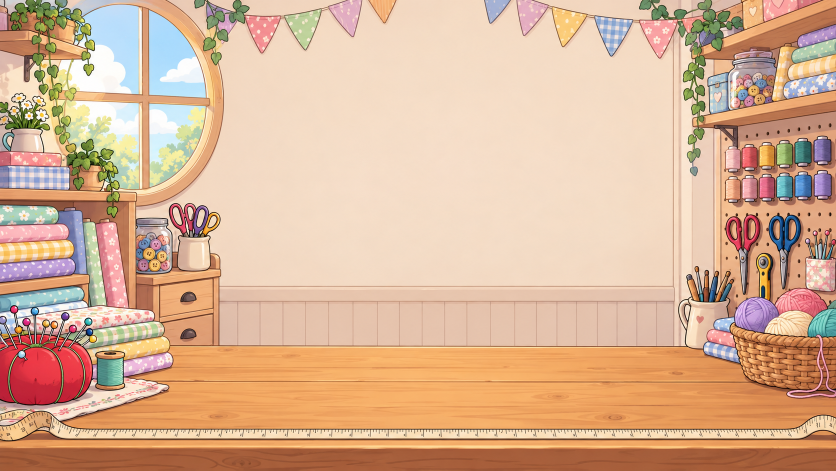
#> input picture party/reference/sources/oct28-plushie/workshop-native.webp, 1672 x 941 px (shown at 1/2 size); its folder holds 8 pictures in this run
$ python register-environment.py
#> lines starting #> are read from the running program, lines starting #| are printed output that depends on the picture
from pathlib import Path
from PIL import Image
import json,numpy as np
ROOT=Path(__file__).resolve().parents[3];SRC=Path(__file__).resolve().parent

def finish(name,key,out,geometry,notes):
 dest=ROOT/'assets/art'/f'{key}-v1.webp';out.save(dest,lossless=True,exact=True,method=6)
 p=ROOT/f'reference/pending/OCT28-PLUSHIE-{name}.json';d=json.loads(p.read_text());d.update(source=f'reference/sources/oct28-plushie/{name}-native.webp',runtime=str(dest.relative_to(ROOT)),nativeSize=Image.open(SRC/f'{name}-native.webp').size,outputSize=out.size,geometry=geometry,processing=notes,status='registered-awaiting-contact-review',decodedBytes=out.width*out.height*4);p.write_text(json.dumps(d,indent=2)+'\n');print(key,out.size,dest.stat().st_size)

def warp(im,w,h,xs,ys):
 out=Image.new('RGBA',(w,h))
 for (sx0,dx0),(sx1,dx1) in zip(xs,xs[1:]):
  for (sy0,dy0),(sy1,dy1) in zip(ys,ys[1:]):
   p=im.transform((dx1-dx0,dy1-dy0),Image.Transform.AFFINE,((sx1-sx0)/(dx1-dx0),0,sx0,0,(sy1-sy0)/(dy1-dy0),sy0),Image.Resampling.BICUBIC);out.paste(p,(dx0,dy0))
 return out
im=Image.open(SRC/'workshop-native.webp').convert('RGBA');xs=[(0,0),(im.width,1920)];ys=[(0,0),(695,780),(im.height,1080)];finish('workshop','bg/plushie-workshop',warp(im,1920,1080,xs,ys),dict(xCorrespondences=xs,yCorrespondences=ys,tableEdge=780),'Authored background resampled to exact output; measured table rear edge y695 maps to y780.')
#> after `xs = [(0, 0), (im.width, 1920)]`: xs = [(0, 0), (1672, 1920)]
#> after `ys = [(0, 0), (695, 780), (im.height, 1080)]`: ys = [(0, 0), (695, 780), (941, 1080)]
#> in warp, `out=Image.new('RGBA',(w,h))`: out: PIL image 1920x1080 RGBA; every value is 0
#> after the loop in warp, `for (sx0,dx0),(sx1,dx1) in zip(xs,xs[1:]):`:
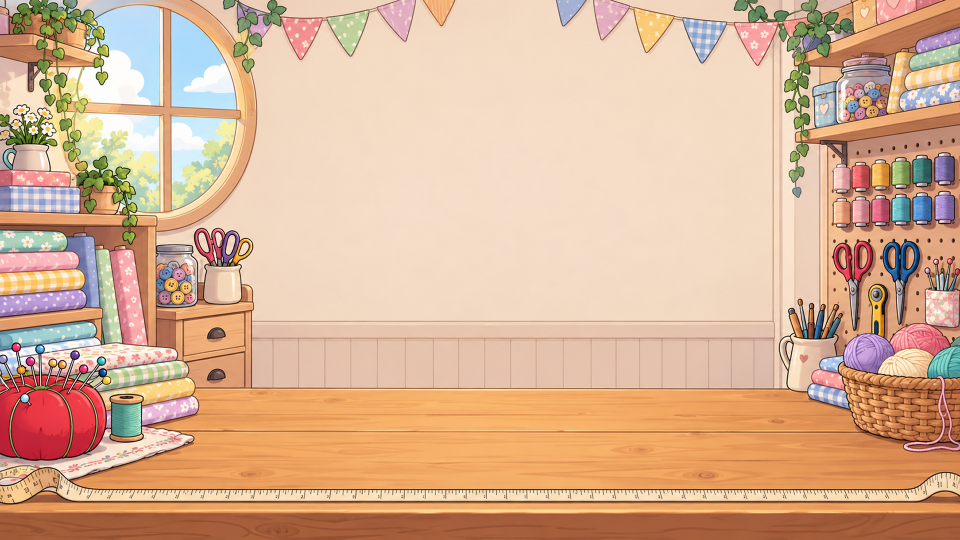
#> out: PIL image 1920x1080 RGBA (shown at 1/2 size); mean R, G, B, A 216.5, 177.7, 148.4, 255
#> after the loop in warp, `for (sx0,dx0),(sx1,dx1) in zip(xs,xs[1:]):`:
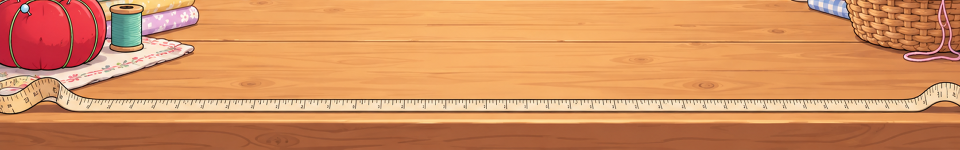
#> p: PIL image 1920x300 RGBA (shown at 1/2 size); mean R, G, B, A 212.6, 143.9, 94.7, 255
#> (the run stopped early here; a loop or call above may not have finished)
